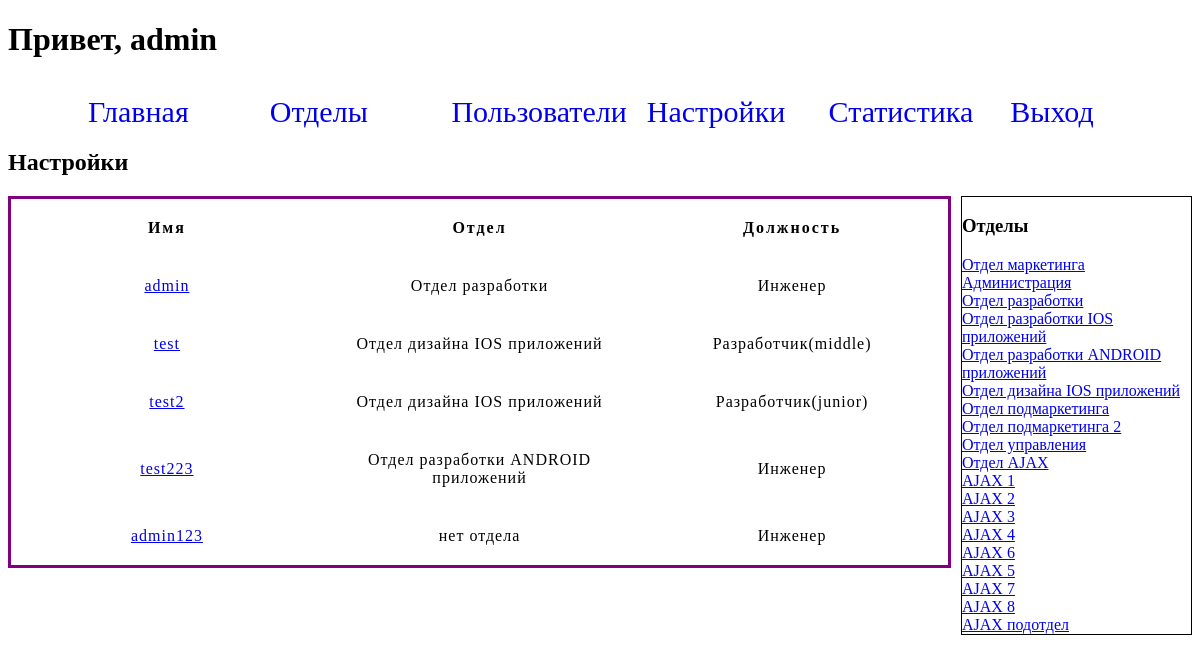
Before: /setting (signed in) with the older database file.
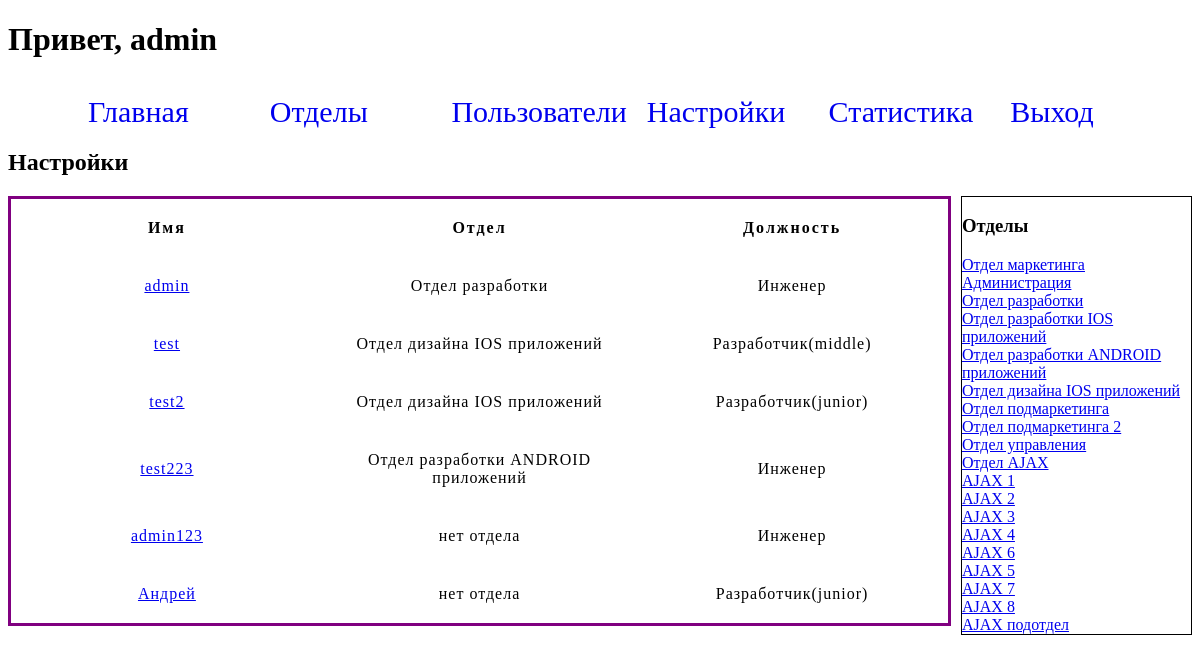
After: the same page with the newer database file.
### tables this page shows
CREATE TABLE person (
    id integer primary key AUTOINCREMENT,
    name text NOT NULL UNIQUE ,
    department_id integer,
    position_id integer
);

CREATE TABLE depart (
    id integer primary key AUTOINCREMENT,
    title text NOT NULL UNIQUE ,
    parent integer NOT NUll
);

CREATE TABLE position (
    id integer primary key AUTOINCREMENT,
    title text NOT NULL UNIQUE
);

### index.py (the view)
@app.route("/setting")
def setting():
    print('gus')
    if not session.get('username', None):
        return redirect(url_for('authorization'))
    arr = {}
    for person in dbase.getPersons():
        pos_title = dbase.getPersonPosition(person['position_id'])[0]['title']
        dep_title = dbase.getPersonDepartments(person['department_id'])
        if not dep_title:
            dep_title = 'нет отдела'
            arr[person['name']] = [dep_title]
        else:
            arr[person['name']] = [dep_title[0]['title']]
        arr[person['name']].append(pos_title)
    context = {
        'persons': dbase.getPersons(),
        'arrs': arr,
        'departments': dbase.getDepartments(),
    }
    return render_template('setting.html', **context)

### FDataBase.py (called while the page is built)
    def getPersons(self) -> List:
        try:
            self.__cursor.execute("SELECT * FROM person")
            res = self.__cursor.fetchall()
            if res:
                return res
        except:
            print('Ошибочка!')
        return []

    def getDepartments(self) -> List:
        try:
            self.__cursor.execute("SELECT * FROM depart")
            res = self.__cursor.fetchall()
            if res:
                return res
        except:
            print('Ошибка')
        return []

    def getPersonPosition(self, pos_id: int) -> str:
        try:
            self.__cursor.execute(f"SELECT * FROM position WHERE position.id = {pos_id} LIMIT 1")
            res = self.__cursor.fetchall()
            if res:
                return res
        except:
            print("ОШибка")

    def getPersonDepartments(self, dep_id: int) -> str:
        try:
            self.__cursor.execute(f"SELECT * FROM depart WHERE depart.id = {dep_id} LIMIT 1")
            res = self.__cursor.fetchall()
            if res:
                return res
        except:
            print("ОШибка")

### templates/setting.html (shortened to what this page needs)
{% extends 'base.html' %}
{% block content %}
<h2>Настройки</h2>
<section style="display: flex; justify-content: center;">
    <div style="width: 100%">
        {% if arrs %}
<table>
  <tr>
    <th>Имя</th>
    <th>Отдел</th>
    <th>Должность</th>
  </tr>
{% for key, val in arrs.items() %}
  <tr>
    <td><a href="{{url_for('change_user', username=key)}}">{{key}}</a></td>
   {% for n in val%}
    <td>{{n}}</td>
   {% endfor %}
  </tr>
{% endfor %}
</table>
{% else %}
<h2>Нет сотрудников</h2>
{% endif %}
    </div>
     <div style="border: 1px solid black; margin-left: 10px;">
          <h3>Отделы</h3>
            {% for dep in departments %}
                <a href="{{url_for('change_department', department=dep.title, dep_par_id=dep.parent)}}">{{dep.title}}</a><br>
            {% endfor%}
     </div>
</section>
{% endblock content %}

### templates/base.html (shortened to what this page needs)
<!DOCTYPE html>
<html lang="en">
<head>
    <link rel="stylesheet" href="{{ url_for('static', filename='css/style.css') }}">
</head>
<body>
{% if session['username'] %}
<h1>Привет, {{session['username']}}</h1>
{% else %}
<h1>Неавторизованный пользователь!</h1>
{% endif %}
<menu>
    <ul>
        <li><a href="{{url_for('index')}}">Главная</a></li>
        <li><a href="{{url_for('departament')}}">Отделы</a></li>
        <li><a href="{{url_for('person')}}">Пользователи</a></li>
        <li><a href="{{url_for('setting')}}">Настройки</a></li>
        <li><a href="{{url_for('statistic')}}">Статистика</a></li>
        {%if session['username'] %}
        <li><a href="{{url_for('logout')}}">Выход</a></li>
        {% endif%}
    </ul>
</menu>
{% block content %}
{% endblock content %}
</body>
</html>

Changed rows visible on the page:
added person: name "Андрей", val "нет отдела", position (title "Разработчик(junior)")
